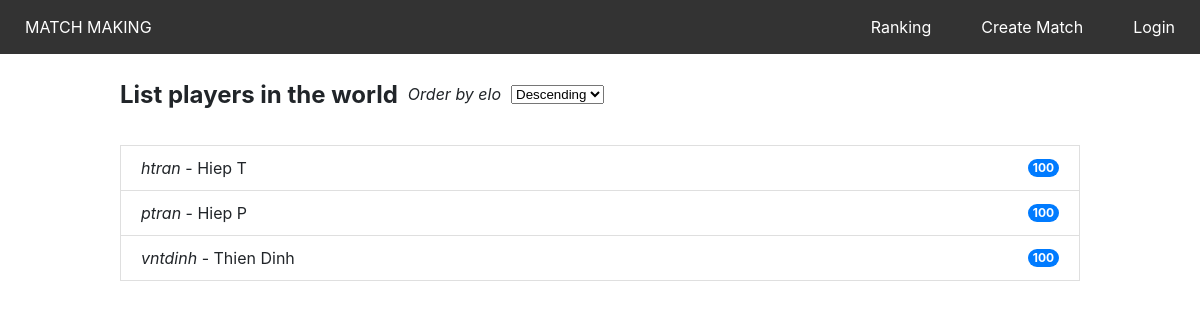
The app's page /ranking/index.php with its own data.
### tables this page shows
create table player
(
  player_id varchar(20) primary key not null,
  password varchar(20) not null,
  name varchar(50),
  elo int not null default 100
);

### ranking/index.php (the view, shortened to what this page needs)
<!DOCTYPE html>
<html lang="en">
<head>
  <link rel="stylesheet" type="text/css" href="../stylesheets/style.css">
  <link rel="stylesheet" type="text/css" href="index.css">
</head>
<body>
  <?php include('../common/header.php'); ?>
  <div class="container">
    <div class="row">
      <div class="heading">
        <h2>List players in the world</h2>
        <span style="font-style:italic; margin: 0px 10px;">Order by elo</span>
        <select id="orderBy">
          <option value="DESC">Descending</option>
        </select>
      </div>
      <ul class="list-group">
        <?php
        require_once '../dbConfig.php';
        $orderBy = isset($_GET["orderBy"]) ? $_GET["orderBy"] : "DESC";
        $sql = "SELECT player_id, name, elo FROM player ORDER BY elo $orderBy";
        if ($result = mysqli_query($link, $sql)) {
          if (mysqli_num_rows($result) > 0) {
            while ($row = mysqli_fetch_array($result)) {
              echo "<li class='list-group-item'>"
                . "<div>"
                . "<span style='font-style: italic;'>" . $row['player_id'] . "</span>"
                . " - "
                . "<span>" . $row['name'] . "</span>"
                . "</div>"
                . "<span class='badge'>" . $row['elo'] . "</span>"
                . "</li>";
            }
          }
        }
        ?>
      </ul>
    </div>
  </div>
</body>
</html>

### stylesheets/style.css (style rules this page uses)
html, body { margin: 0px; font-family: -apple-system,BlinkMacSystemFont,"Segoe UI",Roboto,"Helvetica Neue",Arial,"Noto Sans",sans-serif,"Apple Color Emoji","Segoe UI Emoji","Segoe UI Symbol","Noto Color Emoji"; font-size: 1rem; color: #212529; }
.container { width: 80%; margin: 0 auto; padding: 60px; padding-bottom: 0px; }
.row { width: 100%; }

### ranking/index.css (style rules this page uses)
.list-group { padding: 0px; width: 100%; }
.heading { display: flex; flex-direction: row; align-items: center; flex-wrap: wrap; }
.list-group-item { padding: .75rem 1.25rem; margin-bottom: -1px; background-color: #fff; border: 1px solid rgba(0,0,0,.125); display: flex; justify-content: space-between; align-items: center; }
.badge { color: #fff; background-color: #007bff; border-radius: 10rem; display: inline-block; padding: .25em .4em; font-size: 75%; font-weight: 700; line-height: 1; text-align: center; }

### records on screen
player: player_id "htran", name "Hiep T", elo "100"
player: player_id "ptran", name "Hiep P", elo "100"
player: player_id "vntdinh", name "Thien Dinh", elo "100"
